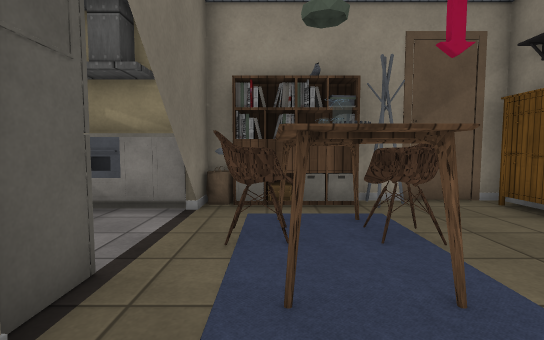
[1] (above)

12 first-person views from a walk through a scene from a Unity 3-D project. The camera is 1.2 m above the floor, tilts 4° down and sees 85° across. The floor is counted in squares, 0.9 m on a side. Each view is taken from the middle of a square. On the plan, view 1 faces up. The plan holds only what a view shows up to about 14 squares ahead; the rest is blank. The player is left out. Some surface patterns are stand-ins.

[2]
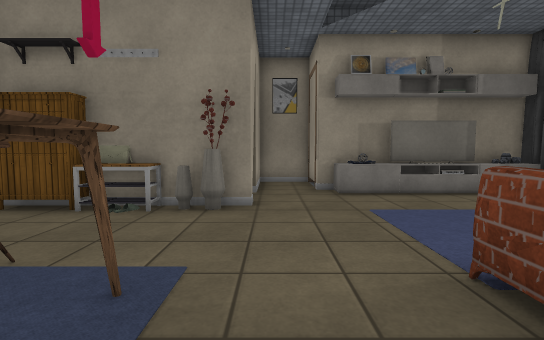

[3]
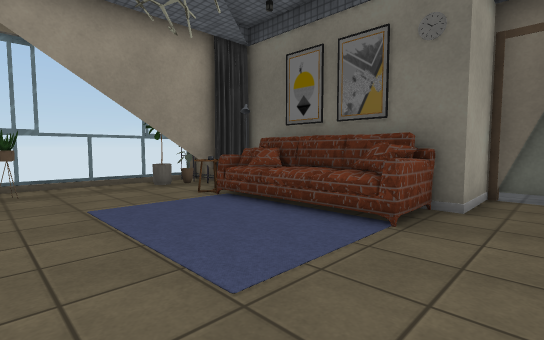

[4]
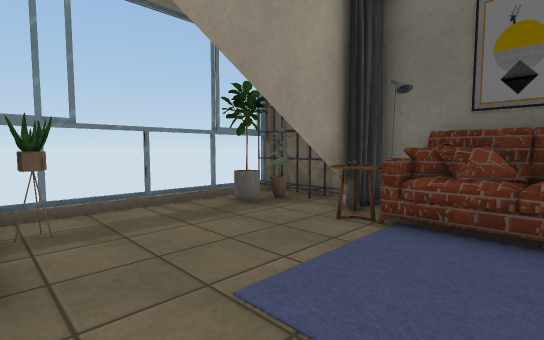

[5]
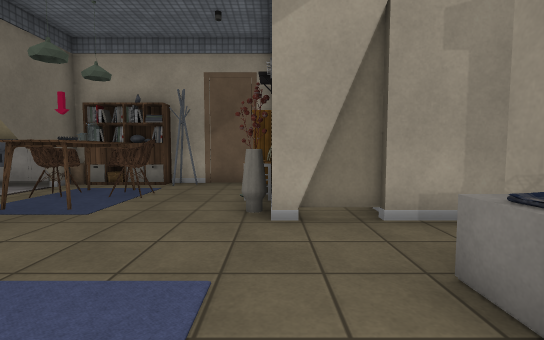

[6]
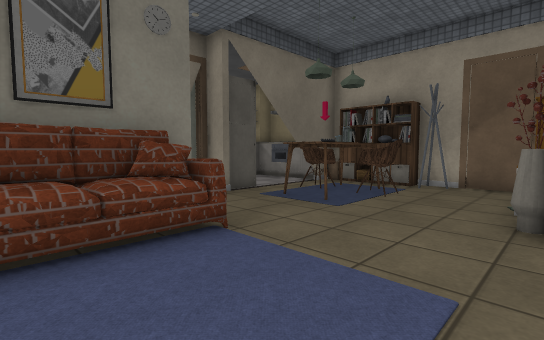

[7]
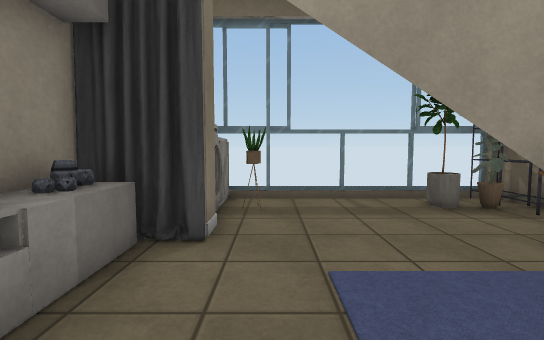

[8]
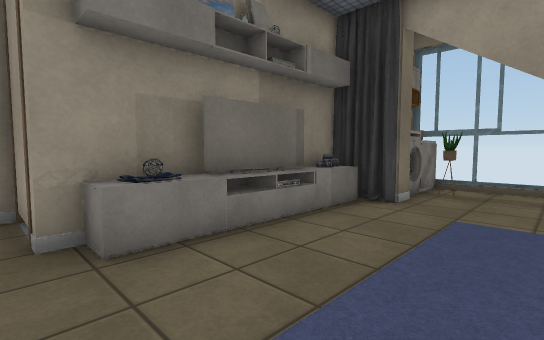

[9]
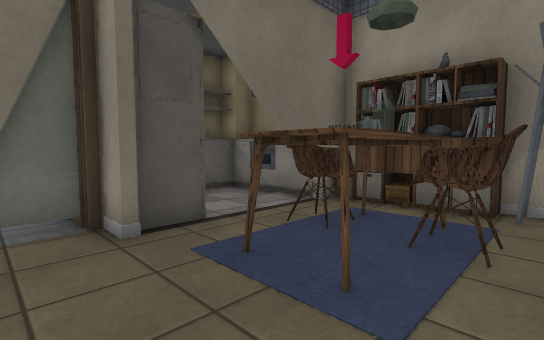

[10]
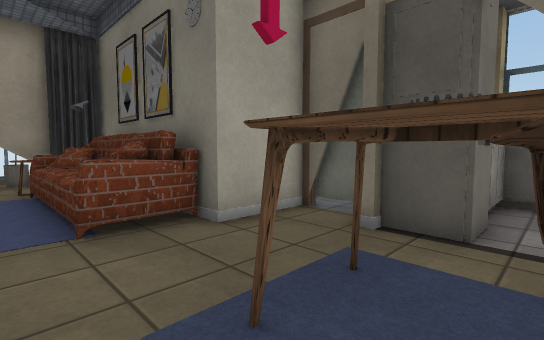

[11]
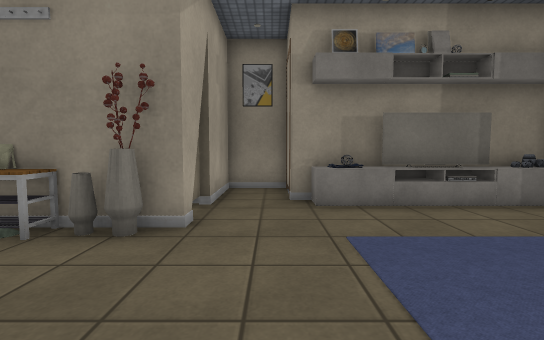

[12]
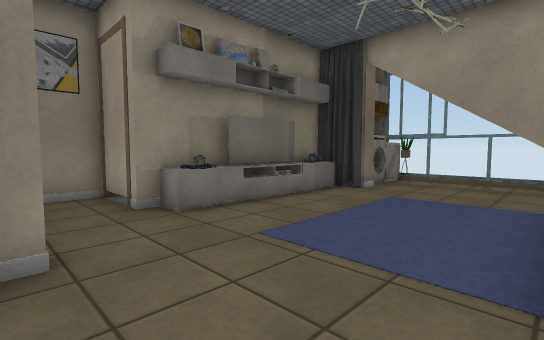

### Floor plan
Points are (right, up) in squares from view 1. A wall is a line through its corners. A room is listed if a view was taken in it or the views show most of it. See-through windows are left out.
Room 1 (views 1, 2, 3, 4, 5, 6, 7, 8, 9, 10, 11, 12)
walls: (6, 2.4) (6, 3.5); (7.2, 1.5) (6.4, 1.5); (-1.6, 1.5) (-2.7, 1.5) (-2.7, -0.5) (-0.1, -0.5) (-0.1, -1.6); (-0.1, -5.4) (-0.1, -7.4); (-2.5, 0.5) (-2.5, -0.5); (8.1, 1.7) (6.5, 1.7); (6, 4.4) (6, 5.4); (2.3, -7.5) (3.3, -7.5); (8.2, -6.4) (8.3, -6.2); (-1.7, 5.5) (-1.7, 4.8); (7, -8.2) (7, -7.5); (8.8, -7.2) (8.8, -0.5) (11.2, -0.5) (11.2, 1.5) (8, 1.5); (1.1, -9.3) (1.3, -9.6) (1.5, -10.1); (6, 7.7) (2.4, 7.7); (6.2, -9.7) (6.7, -9.5); (-0.1, -10.4) (-0.1, -11.2) (8, -11.2)
low walls: (8.1, -2.2) (8, -1.6)
objects: other object (-3, 6) to (-2, 7); fridge (-2, 3); chair (-1, 4) to (0, 5); other object (-1, 6); other object (-1, 7); other object (-1, 8); shelf (0, -10); shelf (0, -9); shelf (0, -8); sofa (0, -6) to (2, -1); table (0, 3) to (1, 5); other object (0, 7); curtain (1, -8); other object (1, -7); bookshelf (1, 7); other object (1, 8); table (2, -7); other object (2, -6); chair (2, 4) to (2, 5); other object (2, 7); other object (2, 8); cabinet (5, 6); vase (6, 2); other object (6, 4); curtain (8, -7); other object (8, -5); TV (8, -4); other object (8, -3)

Positions as (right, up) in squares from view 1, and headings:
1: (0, 0), facing up
2: (-1, 1), facing right
3: (7, 1), facing down-left
4: (7, -4), facing down-left
5: (6, -4), facing up
6: (6, -4), facing up-left
7: (6, -3), facing down
8: (4, 0), facing down-right
9: (3, 0), facing up-left
10: (3, 4), facing down-left
11: (1, 0), facing right
12: (2, 2), facing down-right
